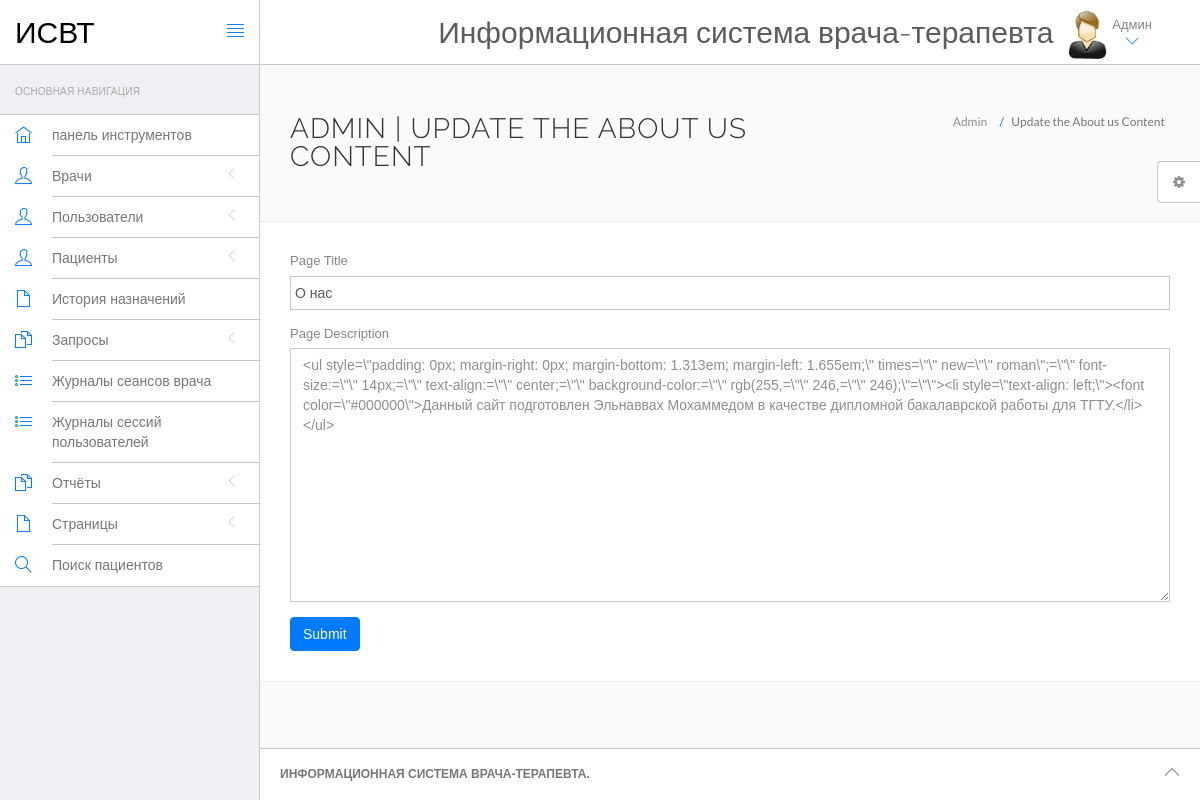
Screenshot of /hms/admin/about-us.php (signed in) with the database file from the repository.
### tables this page shows
CREATE TABLE `tblpage` (
  `ID` int(10) NOT NULL,
  `PageType` varchar(200) DEFAULT NULL,
  `PageTitle` varchar(200) DEFAULT NULL,
  `PageDescription` mediumtext DEFAULT NULL,
  `Email` varchar(120) DEFAULT NULL,
  `MobileNumber` bigint(10) DEFAULT NULL,
  `UpdationDate` timestamp NULL DEFAULT current_timestamp(),
  `OpenningTime` varchar(255) DEFAULT NULL
);

### hms/admin/about-us.php (the view, shortened to what this page needs)
<?php
include('include/config.php');
if(strlen($_SESSION['id']==0)) {
 header('location:logout.php');
  } else{
?>
<!DOCTYPE html>
<html lang="en">
	<head>
		<link rel="stylesheet" href="vendor/bootstrap/css/bootstrap.min.css">
		<link rel="stylesheet" href="vendor/fontawesome/css/font-awesome.min.css">
		<link rel="stylesheet" href="vendor/themify-icons/themify-icons.min.css">
		<link href="vendor/animate.css/animate.min.css" rel="stylesheet" media="screen">
		<link href="vendor/perfect-scrollbar/perfect-scrollbar.min.css" rel="stylesheet" media="screen">
		<link href="vendor/switchery/switchery.min.css" rel="stylesheet" media="screen">
		<link href="vendor/bootstrap-touchspin/jquery.bootstrap-touchspin.min.css" rel="stylesheet" media="screen">
		<link href="vendor/select2/select2.min.css" rel="stylesheet" media="screen">
		<link href="vendor/bootstrap-datepicker/bootstrap-datepicker3.standalone.min.css" rel="stylesheet" media="screen">
		<link href="vendor/bootstrap-timepicker/bootstrap-timepicker.min.css" rel="stylesheet" media="screen">
		<link rel="stylesheet" href="assets/css/styles.css">
		<link rel="stylesheet" href="assets/css/plugins.css">
		<link rel="stylesheet" href="assets/css/themes/theme-1.css" id="skin_color" />
	</head>
	<body>
		<div id="app">
<?php include('include/sidebar.php');?>
			<div class="app-content">
					<?php include('include/header.php');?>
				<div class="main-content" >
					<div class="wrap-content container" id="container">
						<section id="page-title">
							<div class="row">
								<div class="col-sm-8">
									<h1 class="mainTitle">Admin  | Update the About us Content</h1>
																	</div>
								<ol class="breadcrumb">
									<li>
										<span>Admin </span>
									</li>
									<li class="active">
										<span>Update the About us Content</span>
									</li>
								</ol>
							</div>
						</section>
						<div class="container-fluid container-fullw bg-white">
									<div class="row">
								<div class="col-md-12">
                  <form class="forms-sample" method="post">
                    <?php
$ret=mysqli_query($con,"select * from  tblpage where PageType='aboutus'");
while ($row=mysqli_fetch_array($ret)) {
?>
                    <div class="form-group">
                       <label for="exampleInputUsername1">Page Title</label>
                      <input id="pagetitle" name="pagetitle" type="text" class="form-control" required="true" value="<?php  echo $row['PageTitle'];?>">
                    </div>
                    <div class="form-group">
                      <label for="exampleInputEmail1">Page Description</label>
                      <textarea class="form-control" name="pagedes" id="pagedes" rows="12"><?php  echo $row['PageDescription'];?></textarea>
                    </div>
                    <?php } ?>
                    <button type="submit" class="btn btn-primary mr-2" name="submit">Submit</button>
                  </form>
								</div>
							</div>
								</div>
					</div>
				</div>
			</div>
	<?php include('include/footer.php');?>
	<?php include('include/setting.php');?>
		</div>
	</body>
</html>
<?php } ?>

### hms/admin/assets/css/themes/theme-1.css (style rules this page uses)
body { background: #FAFAFA; }

### rows the page displays
tblpage: pagetitle "О нас", pagedes "<ul style=\\\"padding: 0px; margin-right: 0px; margin-bottom: 1.313em; margin-left: 1.655em;\\\" times=\\\"\\\" new=\\\"\\\" roman\\\";=\\\"\\\" font-size:=\\\"\\\" 14px;=\\\"\\\" text-align:=\\\"\\\" center;=\\\"\\\" background-color:=\\\"\\\" rgb(255,=\\\"\\\" 246,=\\\"\\\" 246);\\\"=\\\"\\\"><li style=\\\"text-align: left;\\\"><font color=\\\"#000000\\\">Данный сайт подготовлен Эльнаввах Мохаммедом в качестве дипломной бакалаврской работы для ТГТУ.</li></ul>"
